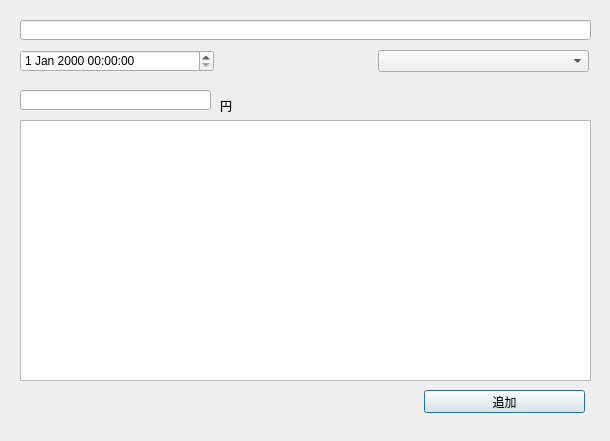
<?xml version="1.0" encoding="UTF-8"?>
<ui version="4.0">
 <class>Dialog</class>
 <widget class="QDialog" name="Dialog">
  <property name="geometry">
   <rect>
    <x>0</x>
    <y>0</y>
    <width>610</width>
    <height>441</height>
   </rect>
  </property>
  <property name="windowTitle">
   <string>Dialog</string>
  </property>
  <widget class="QLineEdit" name="lineEdit">
   <property name="geometry">
    <rect>
     <x>20</x>
     <y>20</y>
     <width>571</width>
     <height>20</height>
    </rect>
   </property>
  </widget>
  <widget class="QDateTimeEdit" name="dateTimeEdit">
   <property name="geometry">
    <rect>
     <x>20</x>
     <y>50</y>
     <width>194</width>
     <height>22</height>
    </rect>
   </property>
  </widget>
  <widget class="QLineEdit" name="lineEdit_2">
   <property name="geometry">
    <rect>
     <x>20</x>
     <y>90</y>
     <width>191</width>
     <height>20</height>
    </rect>
   </property>
  </widget>
  <widget class="QTextEdit" name="textEdit">
   <property name="geometry">
    <rect>
     <x>20</x>
     <y>120</y>
     <width>571</width>
     <height>261</height>
    </rect>
   </property>
  </widget>
  <widget class="QPushButton" name="pushButton">
   <property name="geometry">
    <rect>
     <x>424</x>
     <y>390</y>
     <width>161</width>
     <height>23</height>
    </rect>
   </property>
   <property name="text">
    <string>追加</string>
   </property>
  </widget>
  <widget class="QComboBox" name="comboBox">
   <property name="geometry">
    <rect>
     <x>378</x>
     <y>50</y>
     <width>211</width>
     <height>22</height>
    </rect>
   </property>
  </widget>
  <widget class="QLabel" name="label">
   <property name="geometry">
    <rect>
     <x>220</x>
     <y>100</y>
     <width>50</width>
     <height>12</height>
    </rect>
   </property>
   <property name="text">
    <string>円</string>
   </property>
  </widget>
 </widget>
 <resources/>
 <connections/>
</ui>
